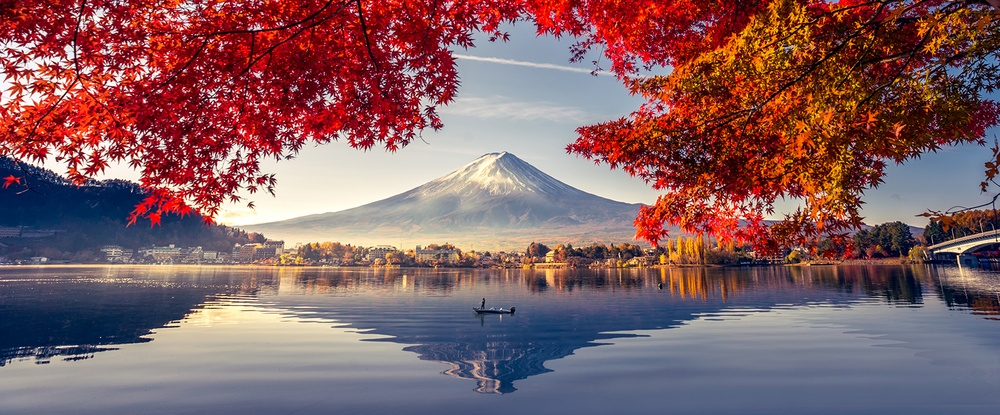
%> input picture DIP/DCT/image4.jpg, 1000 x 415 px, shrunk from 1601 x 664 before the run
$ octave Nagaraj_lsb_removal.m   (GNU Octave 9; MATLAB toolbox functions it lacks are replaced by stand-ins)
%> lines starting %> are read from the running program, lines starting %| are printed output that depends on the picture; in (x1, y1, x2, y2) boxes, pixels count from 0 and x2, y2 are one past the last pixel; in counts of white or black regions, pixels touching at a corner belong together; the program's own positions count from 1
close;
clear;
clc;

% [11 lines of commented-out code are left out]
originalImage = imread('image4.jpg'); % Replace 'your_image.jpg' with your image file
%> originalImage is the input picture: size 415x1000x3 uint8; mean R, G, B 131.4, 95.4, 99.3

% Ensure the image is grayscale (convert if necessary)
if size(originalImage, 3) == 3
    originalImage = rgb2gray(originalImage);
%> originalImage: size 415x1000 uint8
end

% Get the dimensions of the image
[rows, cols] = size(originalImage);
%> rows = 415; cols = 1000

% Initialize an empty matrix to store the bit planes
bitPlanes = zeros(rows, cols, 8); % We assume 8-bit grayscale image

% Perform bit-plane slicing
for bit = 1:8
    % Extract the bit plane
    bitPlanes(:,:,bit) = double(bitget(originalImage, bit));

    % Display the bit plane
    subplot(2, 4, bit); % Create a 2x4 subplot grid
    imshow(bitPlanes(:,:,bit), []);
    title(['Bit Plane ', num2str(bit-1)]); % Bit-0 is the least significant bit
end
%> this loop made 8 passes
%> pass 1, `imshow(bitPlanes(:,:,bit), []);`:
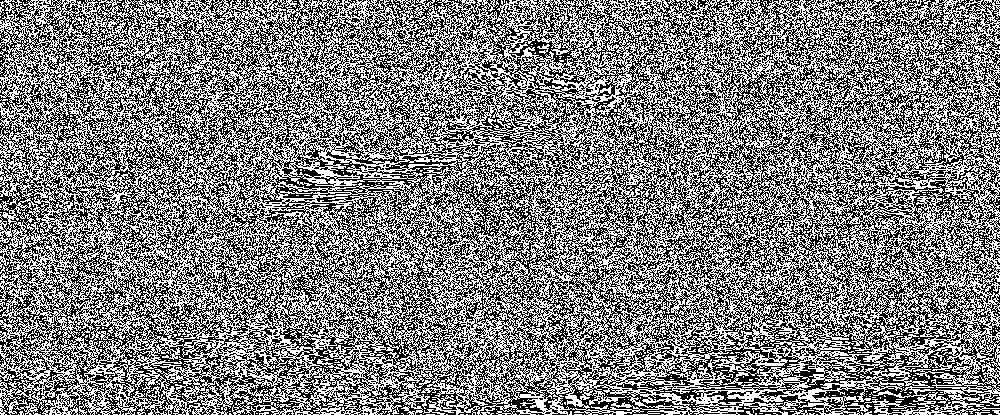
%> displayed picture: size 415x1000, on the screen's scale of 0 to 255; 49.9% white in thin lines or dots
%> after the loop:
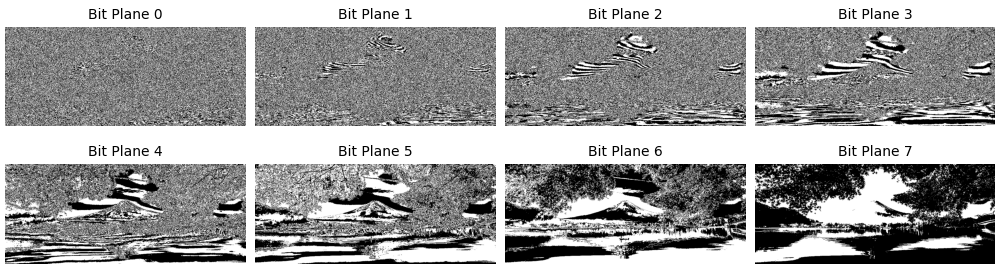
%> figure redrawn from the program's plot data, 8 panels

% Display the original image
figure;
imshow(originalImage);
title('Original Image');

% Remove the LSB (Bit Plane 0)
bitPlanes(:,:,1) = 0;

% Reconstruct the modified image
b1 = bitPlanes(:,:,1);
%> b1: size 415x1000 double; every value is 0
b2 = bitPlanes(:,:,2)*2;
%> b2: size 415x1000 double; values 0 (black) and 2 (white), 50.3% white; black in thin lines or dots
b3 = bitPlanes(:,:,3)*4;
%> b3: size 415x1000 double; values 0 (black) and 4 (white), 49.8% white in thin lines or dots
b4 = bitPlanes(:,:,4)*8;
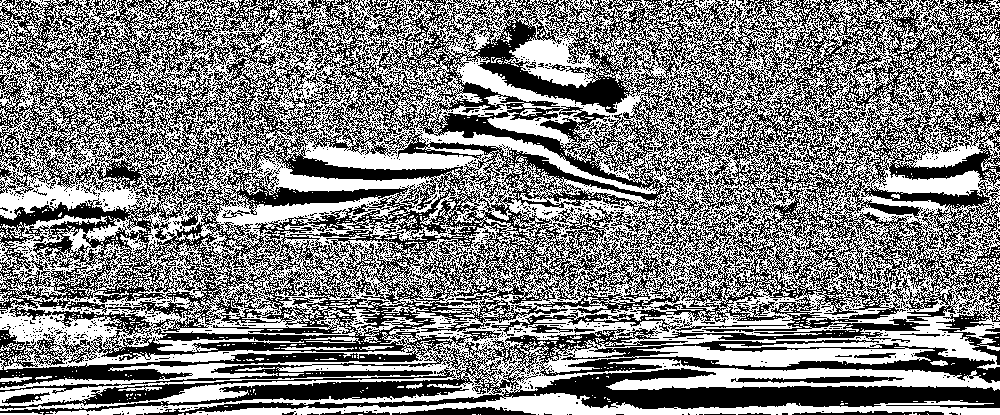
%> b4: size 415x1000 double; values 0 (black) and 8 (white), 50.4% white; 1772 black regions (1741 under 20 px), largest, box (x1, y1, x2, y2) and area: (0, 0, 1000, 415) 195996, (0, 367, 456, 409) 2018, (731, 376, 904, 383) 705
b5 = bitPlanes(:,:,5)*16;
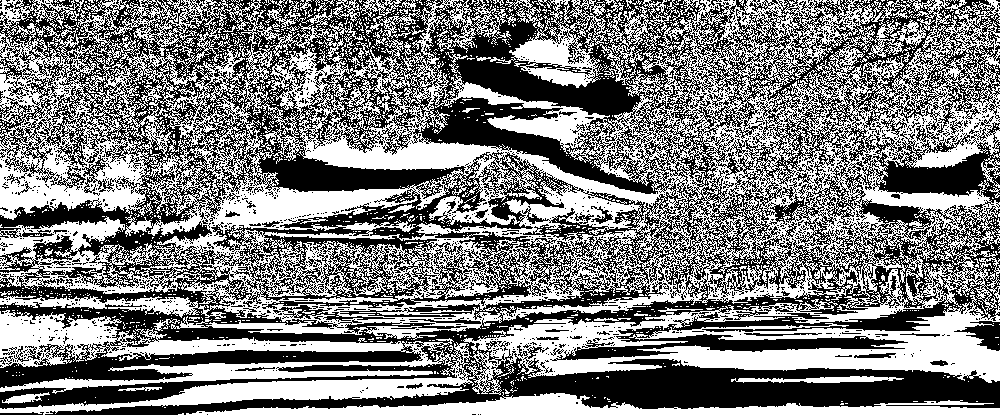
%> b5: size 415x1000 double; values 0 (black) and 16 (white), 49.6% white; 2058 white regions (1997 under 20 px), largest, box (x1, y1, x2, y2) and area: (0, 0, 1000, 415) 184849, (186, 392, 1000, 415) 7910, (476, 0, 611, 88) 3769
b6 = bitPlanes(:,:,6)*32;
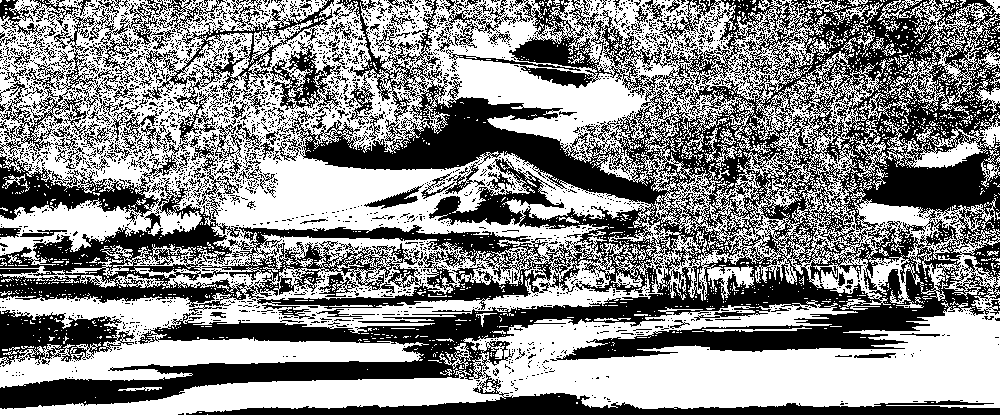
%> b6: size 415x1000 double; values 0 (black) and 32 (white), 54.3% white; 2877 black regions (2686 under 20 px), largest, box (x1, y1, x2, y2) and area: (0, 0, 1000, 415) 155712, (144, 0, 334, 112) 4033, (0, 310, 135, 367) 3984
b7 = bitPlanes(:,:,7)*64;
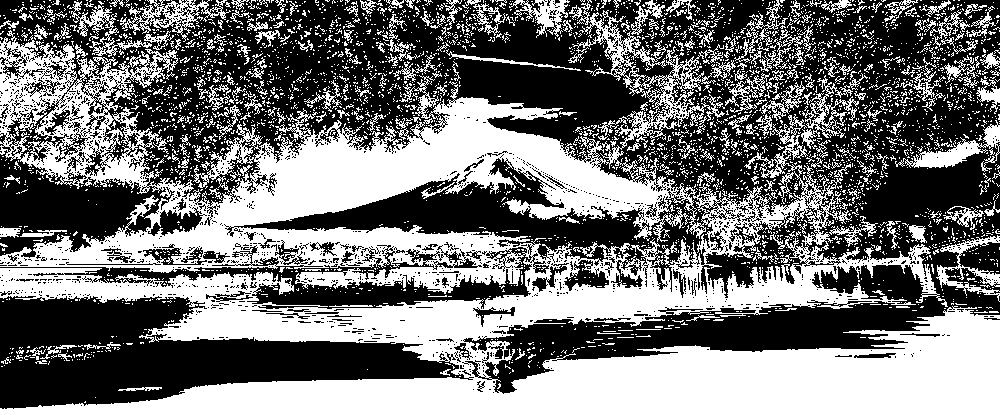
%> b7: size 415x1000 double; values 0 (black) and 64 (white), 45.8% white; 3884 white regions (3607 under 20 px), largest, box (x1, y1, x2, y2) and area: (0, 0, 1000, 415) 152431, (895, 120, 1000, 172) 1456, (120, 0, 231, 42) 1389
b8 = bitPlanes(:,:,8)*128;
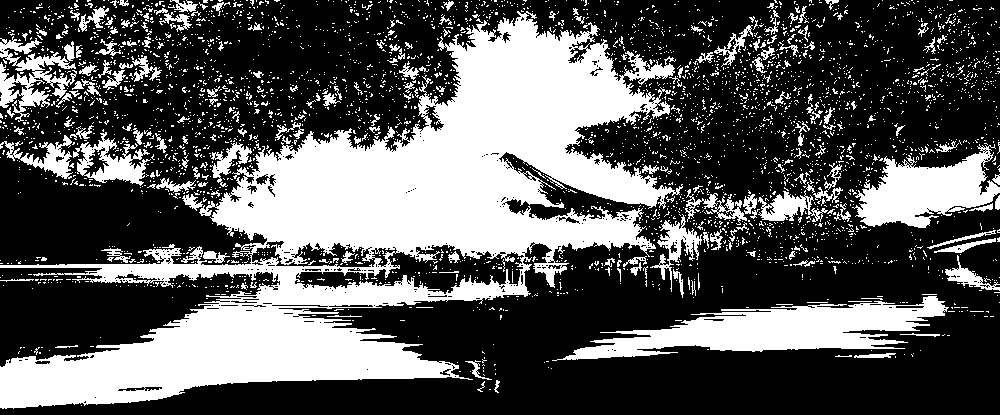
%> b8: size 415x1000 double; values 0 (black) and 128 (white), 34.8% white; 3608 white regions (3406 under 20 px), largest, box (x1, y1, x2, y2) and area: (0, 11, 683, 409) 95507, (552, 296, 949, 361) 11353, (852, 144, 1000, 228) 6607

modifiedImage = uint8(b1+b2+b3+b4+b5+b6+b7+b8);
% Display the modified image
figure;
imshow(modifiedImage);
title('Image with LSB Plane Removed');

% You can access each bit plane using bitPlanes(:,:,bitNumber)
% For example, bitPlane1 = bitPlanes(:,:,1);

% Note: You may need to adjust the file path and image format as per your image file.
